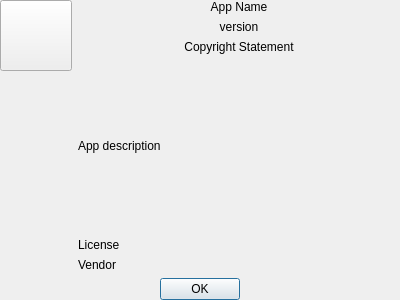
<?xml version="1.0" encoding="UTF-8"?>
<ui version="4.0">
 <class>fairwind::ui::Colophon</class>
 <widget class="QWidget" name="fairwind::ui::Colophon">
  <property name="geometry">
   <rect>
    <x>0</x>
    <y>0</y>
    <width>400</width>
    <height>300</height>
   </rect>
  </property>
  <property name="windowTitle">
   <string>ColophonPage</string>
  </property>
  <layout class="QVBoxLayout" name="verticalLayout_2">
   <property name="leftMargin">
    <number>0</number>
   </property>
   <property name="topMargin">
    <number>0</number>
   </property>
   <property name="rightMargin">
    <number>0</number>
   </property>
   <property name="bottomMargin">
    <number>0</number>
   </property>
   <item>
    <layout class="QHBoxLayout" name="horizontalLayout">
     <item>
      <layout class="QVBoxLayout" name="verticalLayoutLeft">
       <property name="sizeConstraint">
        <enum>QLayout::SetDefaultConstraint</enum>
       </property>
       <item>
        <widget class="QToolButton" name="toolButtonIcon">
         <property name="sizePolicy">
          <sizepolicy hsizetype="Fixed" vsizetype="Fixed">
           <horstretch>0</horstretch>
           <verstretch>0</verstretch>
          </sizepolicy>
         </property>
         <property name="text">
          <string/>
         </property>
         <property name="iconSize">
          <size>
           <width>64</width>
           <height>64</height>
          </size>
         </property>
        </widget>
       </item>
       <item>
        <spacer name="verticalSpacer">
         <property name="orientation">
          <enum>Qt::Vertical</enum>
         </property>
         <property name="sizeHint" stdset="0">
          <size>
           <width>20</width>
           <height>40</height>
          </size>
         </property>
        </spacer>
       </item>
      </layout>
     </item>
     <item>
      <layout class="QVBoxLayout" name="verticalLayoutRight">
       <item>
        <widget class="QLabel" name="labelName">
         <property name="sizePolicy">
          <sizepolicy hsizetype="Expanding" vsizetype="Preferred">
           <horstretch>0</horstretch>
           <verstretch>0</verstretch>
          </sizepolicy>
         </property>
         <property name="text">
          <string>App Name</string>
         </property>
         <property name="alignment">
          <set>Qt::AlignCenter</set>
         </property>
        </widget>
       </item>
       <item>
        <widget class="QLabel" name="labelVersion">
         <property name="sizePolicy">
          <sizepolicy hsizetype="Expanding" vsizetype="Preferred">
           <horstretch>0</horstretch>
           <verstretch>0</verstretch>
          </sizepolicy>
         </property>
         <property name="text">
          <string>version</string>
         </property>
         <property name="alignment">
          <set>Qt::AlignCenter</set>
         </property>
        </widget>
       </item>
       <item>
        <widget class="QLabel" name="labelCopyright">
         <property name="sizePolicy">
          <sizepolicy hsizetype="Expanding" vsizetype="Preferred">
           <horstretch>0</horstretch>
           <verstretch>0</verstretch>
          </sizepolicy>
         </property>
         <property name="text">
          <string>Copyright Statement</string>
         </property>
         <property name="alignment">
          <set>Qt::AlignCenter</set>
         </property>
        </widget>
       </item>
       <item>
        <spacer name="verticalSpacer_2">
         <property name="orientation">
          <enum>Qt::Vertical</enum>
         </property>
         <property name="sizeHint" stdset="0">
          <size>
           <width>20</width>
           <height>40</height>
          </size>
         </property>
        </spacer>
       </item>
       <item>
        <widget class="QLabel" name="labelDesc">
         <property name="sizePolicy">
          <sizepolicy hsizetype="Expanding" vsizetype="Expanding">
           <horstretch>0</horstretch>
           <verstretch>0</verstretch>
          </sizepolicy>
         </property>
         <property name="text">
          <string>App description</string>
         </property>
        </widget>
       </item>
       <item>
        <spacer name="verticalSpacer_3">
         <property name="orientation">
          <enum>Qt::Vertical</enum>
         </property>
         <property name="sizeHint" stdset="0">
          <size>
           <width>20</width>
           <height>40</height>
          </size>
         </property>
        </spacer>
       </item>
       <item>
        <widget class="QLabel" name="labelLicense">
         <property name="sizePolicy">
          <sizepolicy hsizetype="Expanding" vsizetype="Preferred">
           <horstretch>0</horstretch>
           <verstretch>0</verstretch>
          </sizepolicy>
         </property>
         <property name="text">
          <string>License</string>
         </property>
        </widget>
       </item>
       <item>
        <widget class="QLabel" name="labelVendor">
         <property name="sizePolicy">
          <sizepolicy hsizetype="Expanding" vsizetype="Preferred">
           <horstretch>0</horstretch>
           <verstretch>0</verstretch>
          </sizepolicy>
         </property>
         <property name="text">
          <string>Vendor</string>
         </property>
        </widget>
       </item>
      </layout>
     </item>
    </layout>
   </item>
   <item>
    <widget class="QDialogButtonBox" name="buttonBox">
     <property name="standardButtons">
      <set>QDialogButtonBox::Ok</set>
     </property>
     <property name="centerButtons">
      <bool>true</bool>
     </property>
    </widget>
   </item>
  </layout>
 </widget>
 <resources/>
 <connections/>
</ui>
